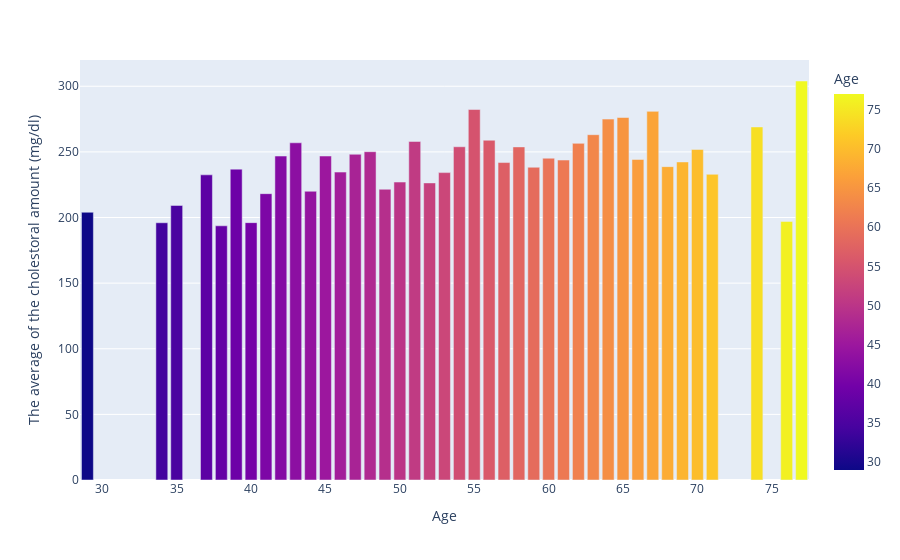

Write notebook code for a chart like this one.
### Markdown cell above
This code  creating a bar chart where each bar represents the average resting blood pressure for a specific age, and the bars are colored by age.

### Code cell
age_chol = pd.DataFrame({
    'The average of the cholestoral amount (mg/dl)' : heart.groupby('age')['chol'].mean(numeric_only=True),
    'Age' : sorted(heart['age'].unique())
})
px.bar(age_chol, 'Age', 'The average of the cholestoral amount (mg/dl)', color='Age')

### Figure 1 — Plotly figure (JSON) as saved in the notebook; plotly's stock layout.template omitted (floating-point values rounded to 4 significant figures)
{"data": [{"alignmentgroup": "True", "hovertemplate": "Age=%{marker.color}<br>The average of the cholestoral amount (mg/dl)=%{y}<extra></extra>", "legendgroup": "", "marker": {"color": [29, 34, 35, 37, 38, 39, 40, 41, 42, 43, 44, 45, 46, 47, 48, 49, 50, 51, 52, 53, 54, 55, 56, 57, 58, 59, 60, 61, 62, 63, 64, 65, 66, 67, 68, 69, 70, 71, 74, 76, 77], "coloraxis": "coloraxis", "pattern": {"shape": ""}}, "name": "", "offsetgroup": "", "orientation": "v", "showlegend": false, "textposition": "auto", "type": "bar", "x": [29, 34, 35, 37, 38, 39, 40, 41, 42, 43, 44, 45, 46, 47, 48, 49, 50, 51, 52, 53, 54, 55, 56, 57, 58, 59, 60, 61, 62, 63, 64, 65, 66, 67, 68, 69, 70, 71, 74, 76, 77], "xaxis": "x", "y": [204, 196, 209.2, 232.5, 193.7, 236.9, 196.1, 218.2, 246.8, 256.9, 220, 246.8, 234.6, 248.2, 250.1, 221.5, 227, 257.9, 226.3, 234.2, 253.9, 282.3, 258.9, 241.9, 253.8, 238.3, 245.2, 243.8, 256.5, 263.1, 275.0, 276.2, 244.2, 280.9, 238.8, 242.3, 251.9, 232.9, 269, 197, 304], "yaxis": "y"}], "layout": {"barmode": "relative", "coloraxis": {"colorbar": {"title": {"text": "Age"}}, "colorscale": [[0, "#0d0887"], [0.1111, "#46039f"], [0.2222, "#7201a8"], [0.3333, "#9c179e"], [0.4444, "#bd3786"], [0.5556, "#d8576b"], [0.6667, "#ed7953"], [0.7778, "#fb9f3a"], [0.8889, "#fdca26"], [1, "#f0f921"]]}, "legend": {"tracegroupgap": 0}, "margin": {"t": 60}, "xaxis": {"anchor": "y", "domain": [0, 1], "title": {"text": "Age"}}, "yaxis": {"anchor": "x", "domain": [0, 1], "title": {"text": "The average of the cholestoral amount (mg/dl)"}}}}
